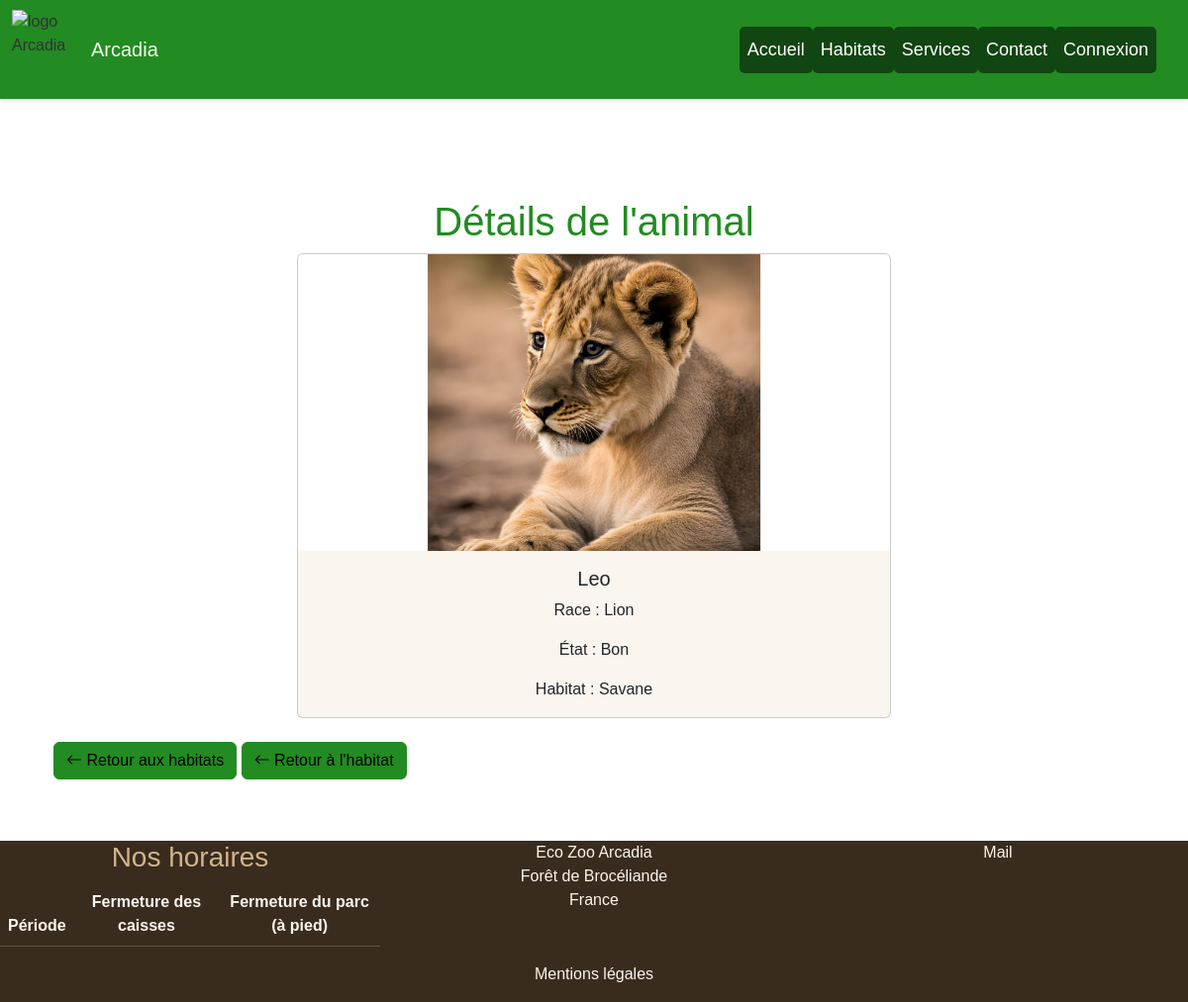
The app's page /animals/show/92?habitat_id=1 with its own data.
### tables this page shows
CREATE TABLE `animal` (
  `animal_id` INT(11) NOT NULL AUTO_INCREMENT,
  `prenom` VARCHAR(50) DEFAULT NULL,
  `etat` VARCHAR(50) DEFAULT NULL,
  `race` VARCHAR(50) DEFAULT NULL,
  `image_animal` VARCHAR(50) DEFAULT NULL,
  `habitat` INT(11) DEFAULT NULL,
  PRIMARY KEY (`animal_id`)
);

CREATE TABLE `habitat` (
  `habitat_id` INT(11) NOT NULL AUTO_INCREMENT,
  `nom` VARCHAR(50) DEFAULT NULL,
  `description` VARCHAR(255) DEFAULT NULL,
  `commentaire_habitat` TEXT DEFAULT NULL,
  `nom_image` VARCHAR(255) DEFAULT NULL,
  PRIMARY KEY (`habitat_id`)
);

### src/Database/Dbutils.php (called while the page is built, shortened)
<?php
class Dbutils
{
    static ?PDO $pdo = null;
    public static function getPdo(): PDO
    {
        self::$pdo = new PDO(self::DSN, self::USER, self::PASSWORD);
        return self::$pdo;
    }
}

### src/Controller/Animals.php (called while the page is built, shortened)
<?php
class Animals
{
    public function show(int $id): array
{
    try {
        $query = Dbutils::getPdo()->prepare('
            SELECT animal.*, habitat.nom AS habitat_nom
            FROM animal
            JOIN habitat ON animal.habitat = habitat.habitat_id
            WHERE animal_id = :id
        ');
        $query->bindParam(':id', $id, PDO::PARAM_INT);
        $query->execute();
        $animal = $query->fetch(PDO::FETCH_ASSOC);
        $habitatId = $_GET['habitat_id'] ?? null;
        return [
            'template' => 'animal_detail',
            'animal' => $animal,
            'habitat_id' => $habitatId
        ];
    } catch (Exception $e) {
        return [
            'template' => 'error',
            'message' => $e->getMessage()
        ];
    }
}
}

### src/Routing/Router.php (called while the page is built, shortened)
<?php
class Router
{
    private ?string $method;
    private ?string $parameter = null;
    public function __construct(private $requestMethod, string $uri)
    {
        $uri = parse_url($uri, PHP_URL_PATH);
        $uri = trim($uri, '/');
        if (strpos($uri, 'ZooArcadia/') === 0) {
            $uri = substr($uri, strlen('ZooArcadia/') );
        }
        $uriExplode = explode('/', $uri);
        if (is_numeric(end($uriExplode))) {
            $this->parameter = array_pop($uriExplode);
        }
        $this->method = array_pop($uriExplode) ?: 'index';
    }
    public function doAction(): array|string
    {
        $method = $this->method;
        $controller = new $controllerName();
        $data = null;
        $result = $this->parameter !== null
            ? $controller->$method($this->parameter, $data)
            : $controller->$method($data);
        return is_array($result) ? $result : (string) $result;
    }
}

### templates/animal_detail.php (the view, shortened to what this page needs)
<div class="container mt-5">
    <h1 class="text-center">Détails de l'animal</h1>
    <?php if (!empty($animal)): ?>
        <div class="card mx-auto" style="max-width: 600px;">
            <img
            src="/ZooArcadia/photos/<?= htmlspecialchars(basename($animal['image_animal'])) ?>"
                class="card-img-top"
                alt="Image de <?= htmlspecialchars($animal['prenom']) ?>"
                style="height: 300px; object-fit: cover;"
            >
            <div class="card-body">
                <h5 class="card-title"><?= htmlspecialchars($animal['prenom']) ?></h5>
                <p class="card-text">Race : <?= htmlspecialchars($animal['race']) ?></p>
                <p class="card-text">État : <?= htmlspecialchars($animal['etat']) ?></p>
                <p class="card-text">Habitat : <?= htmlspecialchars($animal['habitat_nom']) ?></p>
            </div>
        </div>
        <a href="/ZooArcadia/habitats/display" class="btn btn-primary mt-4">
            <i class="bi bi-arrow-left"></i> Retour aux habitats
        </a>
        <a href="/ZooArcadia/habitats/show/<?= htmlspecialchars($habitat_id ?? '') ?>" class="btn btn-primary mt-4">
    <i class="bi bi-arrow-left"></i> Retour à l'habitat
</a>
    <?php endif; ?>
</div>

### records on screen
animal: image_animal (picture), prenom "Leo", race "Lion", etat "Bon", habitat.nom "Savane"
